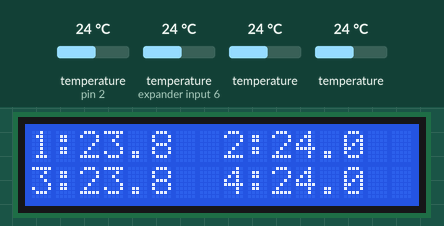
Recording of a sketch running on a simulated Arduino Uno, built with avr-gcc and run on an emulated ATmega328P. Shown: 16×2 character LCD. The test bench sets the inputs (shaded band); at power-on: temperature (sensors on pin 2, expander input 6) 24 °C, temperature 24 °C. What the sketch prints to the serial monitor is not drawn.

Above: at 2.0 s.
2.1 s: temperature (sensor on pin 2) set to 12 °C
At 3.1 s:
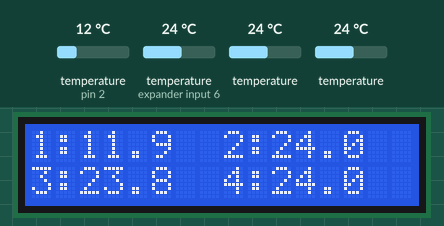
4.2 s: temperature (sensor on expander input 6) set to 12 °C
At 5.2 s:
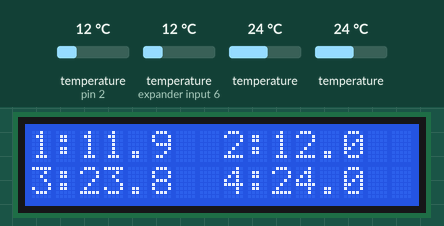
6.2 s: temperature (sensor 202) set to 12 °C
At 7.3 s:
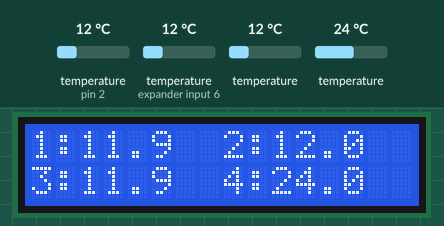
8.2 s: temperature (sensor 302) set to 12 °C
At 9.3 s:
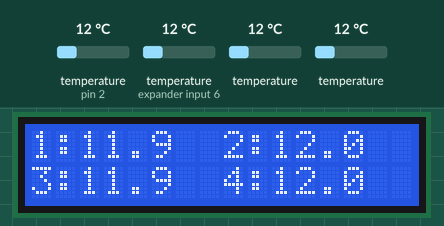
10.2 s: temperature (sensor on pin 2) set to 19 °C
At 11.4 s:
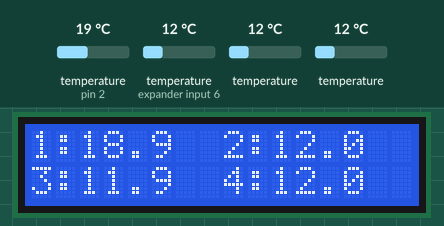
12.2 s: temperature (sensor on expander input 6) set to 19 °C
At 13.5 s:
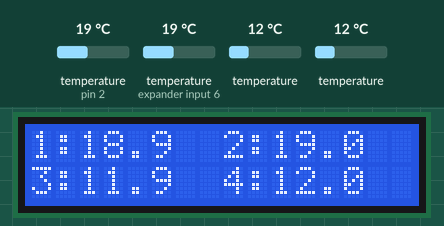
Timing chart, 0 to 15.2 s (numbered marks = the images above; inputs shaded):
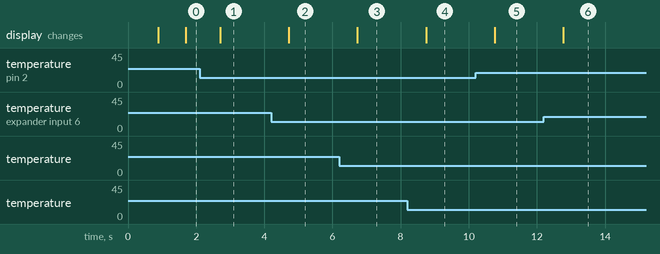

Measured:
- after the input at 2.1 s, the display: changes after 0.60 s (image 1)
- after the input at 4.2 s, the display: changes after 0.52 s (image 2)
- after the input at 6.2 s, the display: changes after 0.53 s (image 3)
- after the input at 8.2 s, the display: changes after 0.55 s (image 4)
- after the input at 10.2 s, the display: changes after 0.56 s (image 5)
- after the input at 12.2 s, the display: changes after 0.58 s (image 6)

The sketch:

Tempmeter_arduinoV2.ino
```cpp
#include <OneWire.h>
#include <DallasTemperature.h>
#include <LiquidCrystal.h>

#define ONE_WIRE_BUS 2
#define MAX_SENSORS 4

LiquidCrystal lcd(8, 9, 4, 5, 6, 7);
OneWire oneWire(ONE_WIRE_BUS);
DallasTemperature ds(&oneWire);

// Vaste sensor adressen
DeviceAddress addr[MAX_SENSORS] = {
  {0x28, 0xF0, 0xEA, 0x57, 0x04, 0xE1, 0x3C, 0x67}, // Sensor 1
  {0x28, 0x7E, 0xAE, 0x57, 0x04, 0xE1, 0x3C, 0x68}, // Sensor 2
  {0x28, 0x65, 0x2C, 0x57, 0x04, 0xE1, 0x3C, 0x83}, // Sensor 3
  {0x28, 0xBD, 0x20, 0x57, 0x04, 0xE1, 0x3C, 0xC7}  // Sensor 4
};

int n = MAX_SENSORS;

// Alleen bovengrenscorrectie: Tcorr = gain * Traw
const float gain[MAX_SENSORS] = {
  0.99305, // Sensor 1
  0.99900, // Sensor 2
  0.99206, // Sensor 3
  0.99900  // Sensor 4
};

float correctTemp(uint8_t idx, float tRaw) {
  if (tRaw == DEVICE_DISCONNECTED_C || tRaw < -100 || tRaw > 150) {
    return DEVICE_DISCONNECTED_C;
  }
  return tRaw * gain[idx];
}

void setup() {
  Serial.begin(115200);

  lcd.begin(16, 2);
  lcd.clear();
  lcd.print("Init sensors...");

  ds.begin();
  ds.setResolution(12);

  lcd.clear();
  lcd.print("Sensors: ");
  lcd.print(n);
  delay(800);
  lcd.clear();
}

static void printTempCell(uint8_t col, uint8_t row, uint8_t idx, float t) {
  lcd.setCursor(col, row);
  lcd.print(idx + 1);
  lcd.print(":");

  if (t == DEVICE_DISCONNECTED_C || t < -100 || t > 150) {
    lcd.print("--.-");
    return;
  }

  char buf[8];
  dtostrf(t, 4, 1, buf);
  lcd.print(buf);
}

void loop() {
  ds.requestTemperatures();

  float t[MAX_SENSORS];

  for (int i = 0; i < MAX_SENSORS; i++) {
    float raw = ds.getTempC(addr[i]);
    t[i] = correctTemp(i, raw);
  }

  // LCD: 1&2 boven, 3&4 onder
  printTempCell(0, 0, 0, t[0]);
  lcd.setCursor(6, 0); lcd.print(" ");
  printTempCell(8, 0, 1, t[1]);

  printTempCell(0, 1, 2, t[2]);
  lcd.setCursor(6, 1); lcd.print(" ");
  printTempCell(8, 1, 3, t[3]);

  // Serial: T,<t1>,<t2>,<t3>,<t4>
  Serial.print("T,");
  for (int i = 0; i < MAX_SENSORS; i++) {
    if (t[i] == DEVICE_DISCONNECTED_C) Serial.print("NaN");
    else Serial.print(t[i], 2);

    if (i < MAX_SENSORS - 1) Serial.print(",");
  }
  Serial.println();

  delay(200);
}
```
